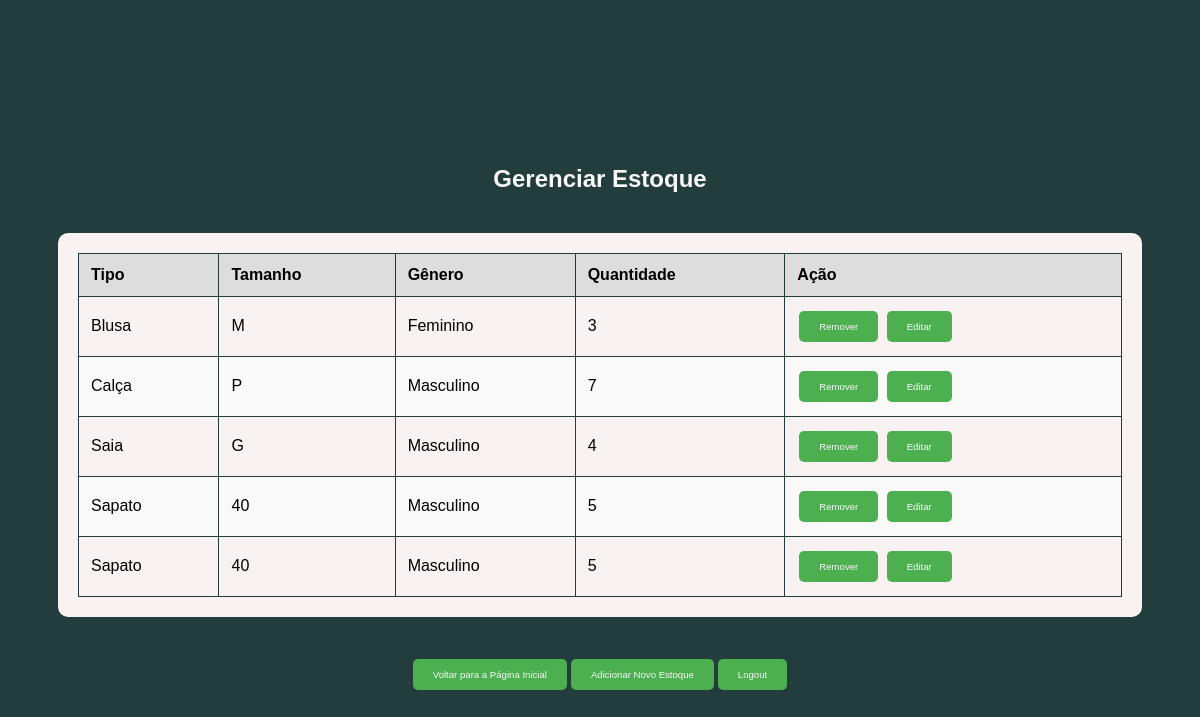
The app's page /gerenciar_estoque (signed in) with its own data.
### tables this page shows
CREATE TABLE estoque (
    id INTEGER PRIMARY KEY AUTOINCREMENT,
    tipo TEXT NOT NULL,
    tamanho TEXT NOT NULL,
    genero TEXT NOT NULL,
    quantidade INTEGER NOT NULL,
    user_id INTEGER NOT NULL,
    FOREIGN KEY (user_id) REFERENCES users (id)
);

### app.py (the view)
@app.route('/gerenciar_estoque')
def gerenciar_estoque():
    if 'user_id' not in session:
        return redirect(url_for('login'))
    first_name = session.get('first_name', 'Usuário')
    user_id = session['user_id']
    conn = get_db_connection()
    items = conn.execute('SELECT * FROM estoque WHERE user_id = ?', (user_id,)).fetchall()
    conn.close()
    return render_template('gerenciar_estoque.html', items=items, first_name=first_name)

### app.py (called while the page is built)
def get_db_connection():
    conn = sqlite3.connect('db.sqlite')
    conn.row_factory = sqlite3.Row
    return conn

### estoque-app/templates/gerenciar_estoque.html (shortened to what this page needs)
<!DOCTYPE html>
<html lang="pt">
<head>
    <link rel="stylesheet" href="{{ url_for('static', filename='css/style.css') }}">
</head>
<body>
    <div class="gerenciar-estoque">
        <h1>Gerenciar Estoque</h1>
        <div class="table-container">
            <table class="tabela">
                <thead>
                    <tr>
                        <th>Tipo</th>
                        <th>Tamanho</th>
                        <th>Gênero</th>
                        <th>Quantidade</th>
                        <th>Ação</th>
                    </tr>
                </thead>
                <tbody>
                    {% for item in items %}
                    <tr id="row_{{ item.id }}">
                        <td>
                            <span id="tipo_text_{{ item.id }}">{{ item.tipo }}</span>
                        </td>
                        <td>
                            <span id="tamanho_text_{{ item.id }}">{{ item.tamanho }}</span>
                        </td>
                        <td>
                            <span id="genero_text_{{ item.id }}">{{ item.genero }}</span>
                        </td>
                        <td>
                            <span id="quant_text_{{ item.id }}">{{ item.quantidade }}</span>
                        </td>
                        <td>
                            <button onclick="removeItem({{ item.id }})">Remover</button>
                            <button id="edit_button_{{ item.id }}" onclick="editItem({{ item.id }})">Editar</button>
                        </td>
                    </tr>
                    {% endfor %}
                </tbody>
            </table>
        </div>
        <div class="button-group">
            <a href="{{ url_for('index') }}"><button>Voltar para a Página Inicial</button></a>
            <a href="{{ url_for('novo_estoque') }}"><button>Adicionar Novo Estoque</button></a>
            <a href="{{ url_for('logout') }}"><button>Logout</button></a>
        </div>
    </div>
</body>
</html>

### estoque-app/static/css/style.css (style rules this page uses)
body { font-family: Arial, sans-serif; display: flex; margin: 0px; padding: 0px; text-decoration: none; }
.tabela { width: 100%; border-collapse: collapse; }
.tabela th, .tabela td { padding: 10px; border-top: 1px solid var(--corDireita); }
thead { background-color: #ddd; }
.gerenciar-estoque { display: flex; flex-direction: column; align-items: center; justify-content: center; width: 100%; height: 100vh; padding: 20px; background-color: var(--corDireita); }
.gerenciar-estoque h1 { font-size: 3vh; color: var(--corTexto); margin-bottom: 20px; }
.table-container { width: 90%; margin: 20px auto; border-radius: 10px; background-color: var(--corEsquerda); padding: 20px; }
.table-container table { width: 100%; border-collapse: collapse; }
.table-container th, .table-container td { padding: 12px; text-align: left; border: 1px solid var(--corDireita); }
.table-container th { background-color: #ddd; }
.table-container tr:nth-child(even) { background-color: #f9f9f9; }
.button-group { margin-top: 20px; display: flex; justify-content: space-between; }
.button-group a button, .table-container button { background-color: var(--corBotao); color: var(--corTexto); border: none; padding: 10px 20px; border-radius: 5px; font-size: 1.2vh; cursor: pointer; margin: 2px; }

### estoque-app/static/css/variables.css (style rules this page uses)
:root { --corDireita: #223D3C; --corEsquerda: #F8F2F2; --corTexto: #f8f8f8; --corSelecao: #555; --corBackgroundPar:#555; --corBackgroundImpar:#f8f8f8; --corBotao: #4CAF50; --corBotao2: #388E3C; --corBackgroundLogin: #DDEEEE; }

### records on screen
estoque: tipo "Blusa", tamanho "M", genero "Feminino", quantidade "3"
estoque: tipo "Calça", tamanho "P", genero "Masculino", quantidade "7"
estoque: tipo "Saia", tamanho "G", genero "Masculino", quantidade "4"
estoque: tipo "Sapato", tamanho "40", genero "Masculino", quantidade "5"
estoque: tipo "Sapato", tamanho "40", genero "Masculino", quantidade "5"
